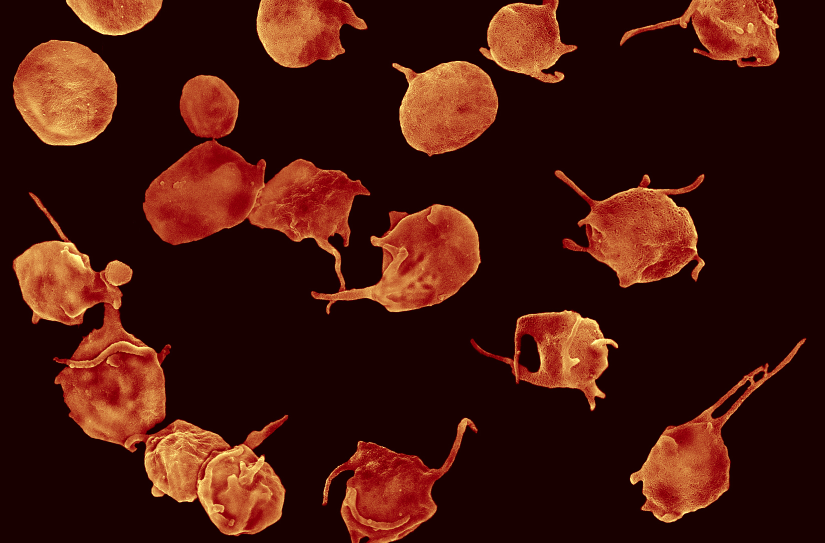
#> input picture bccDataset/not_blood_smear/ATVB_email_attachment_SMC_1482420395_1.jpg, 1650 x 1086 px (shown at 1/2 size)
$ python trainImage.py
#> lines starting #> are read from the running program, lines starting #| are printed output that depends on the picture
import os
import cv2
import numpy as np
from skimage import feature
from sklearn.model_selection import train_test_split
from sklearn.svm import SVC
from sklearn.metrics import accuracy_score
import joblib

def load_images_from_folder(folder):
    images = []
    for filename in os.listdir(folder):
        img = cv2.imread(os.path.join(folder, filename), cv2.IMREAD_GRAYSCALE)
        if img is not None:
            images.append(img)
    return images

def extract_hog_features(images):
    features = []
    for img in images:
        hog_feature = feature.hog(img, orientations=9, pixels_per_cell=(8, 8), cells_per_block=(2, 2), transform_sqrt=True, block_norm="L2-Hys")
        features.append(hog_feature)
    return np.array(features)

# Specify the desired width
desired_width = 300  # Adjust as needed
# Read the image
img = cv2.imread("./bccDataset/not_blood_smear/ATVB_email_attachment_SMC_1482420395_1.jpg", cv2.IMREAD_GRAYSCALE)
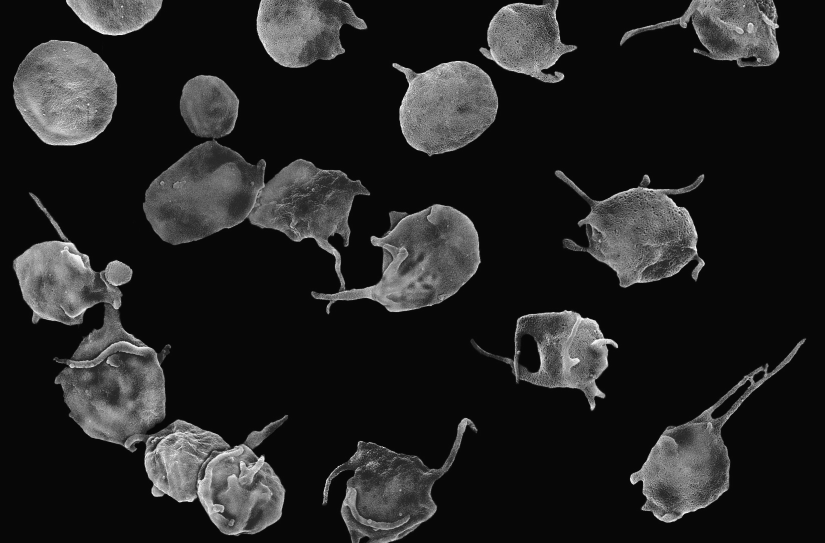
#> img: shape (1086, 1650) (shown at 1/2 size); min 4, max 249, mean 34.7
# Calculate the aspect ratio
aspect_ratio = img.shape[1] / img.shape[0]
#> aspect_ratio = 1.52
# Calculate the corresponding height
desired_height = int(desired_width / aspect_ratio)
#> desired_height = 197


# Load blood smear images
blood_smear_images = load_images_from_folder('./bccDataset/blood_smear')
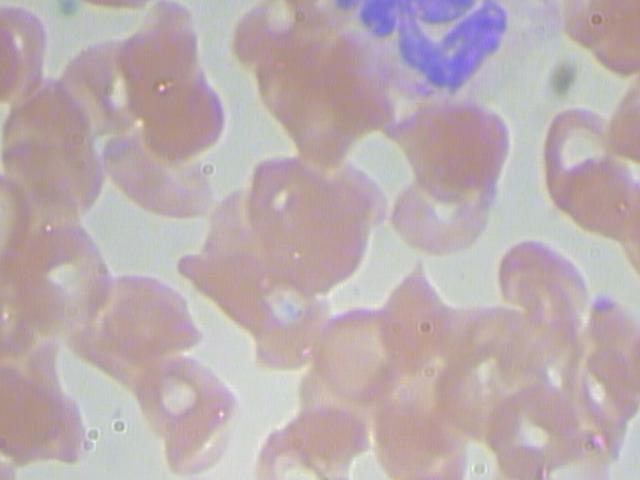
#> input picture bccDataset/blood_smear/BloodImage_00002.jpg, 640 x 480 px
#> in load_images_from_folder, `img = cv2.imread(os.path.join(folder, filename), cv2.IMREAD_GRAYSCALE)`:
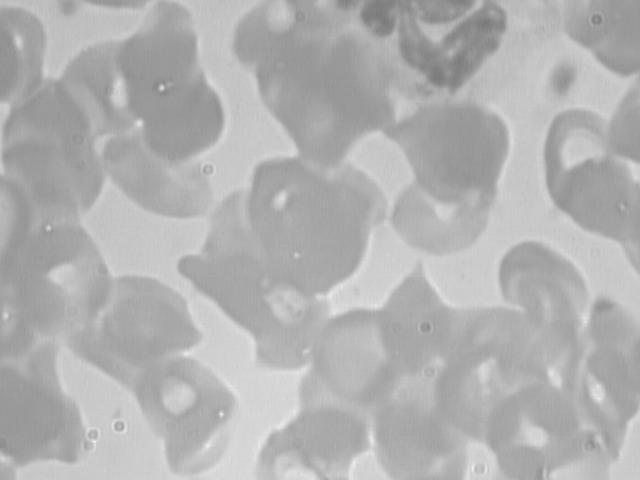
#> img: shape (480, 640); min 121, max 241, mean 177.5
#> pass 2 of the loop in load_images_from_folder, `for filename in os.listdir(folder):`:
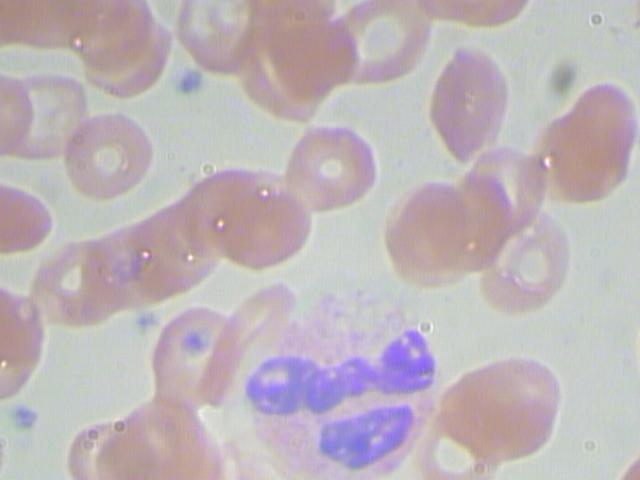
#> input picture bccDataset/blood_smear/BloodImage_00005.jpg, 640 x 480 px
#> in load_images_from_folder, `img = cv2.imread(os.path.join(folder, filename), cv2.IMREAD_GRAYSCALE)`:
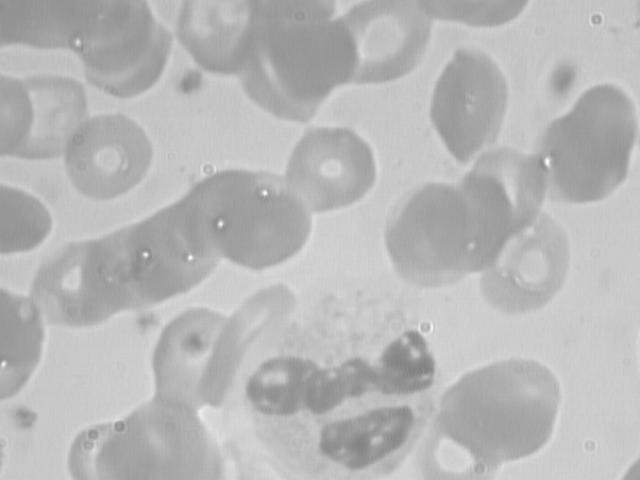
#> img: shape (480, 640); min 126, max 252, mean 183.6
#> pass 3 of the loop in load_images_from_folder, `for filename in os.listdir(folder):`:
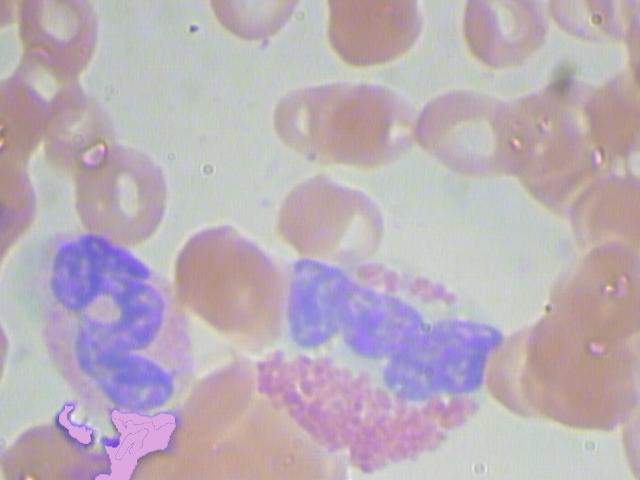
#> input picture bccDataset/blood_smear/BloodImage_00010.jpg, 640 x 480 px
#> in load_images_from_folder, `img = cv2.imread(os.path.join(folder, filename), cv2.IMREAD_GRAYSCALE)`:
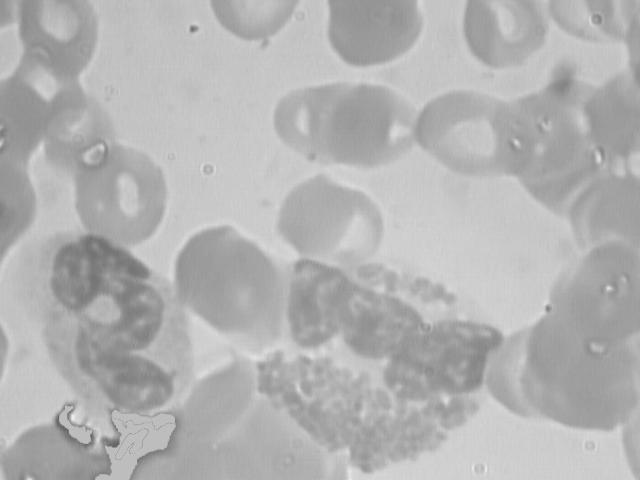
#> img: shape (480, 640); min 92, max 237, mean 178.9
#> blood_smear_images = 3 items
blood_smear_labels = np.ones(len(blood_smear_images))
#> blood_smear_labels = [1, 1, 1]

# Load non-blood smear images
not_blood_smear_images = load_images_from_folder('./bccDataset/not_blood_smear')
#> not_blood_smear_images = 1 item
not_blood_smear_labels = np.zeros(len(not_blood_smear_images))
#> not_blood_smear_labels = [0]

# Ensure all images have the same dimensions
blood_smear_images = [cv2.resize(img, (desired_width, desired_height)) for img in blood_smear_images]
not_blood_smear_images = [cv2.resize(img, (desired_width, desired_height)) for img in not_blood_smear_images]

# Combine the datasets
images = np.concatenate([blood_smear_images, not_blood_smear_images])
labels = np.concatenate([blood_smear_labels, not_blood_smear_labels])
#> labels = [1, 1, 1, 0]

# Extract HOG features
features = extract_hog_features(images)
#> the loop in extract_hog_features, `for img in images:` made 4 passes
#> after the loop in extract_hog_features, `for img in images:`: features = 4 items

# Split the data into training and testing sets
X_train, X_test, y_train, y_test = train_test_split(features, labels, test_size=0.2, random_state=8)
#> y_train = [1, 1, 0]; y_test = [1]

# Train an SVM classifier
svm_classifier = SVC(kernel='linear')
svm_classifier.fit(X_train, y_train)

# Save the trained model
joblib.dump(svm_classifier, 'blood_smear_classifier.pkl')

# Evaluate the model on the test set
y_pred = svm_classifier.predict(X_test)
#> y_pred = [1]
accuracy = accuracy_score(y_test, y_pred)
#> accuracy = 1
print(f"Accuracy on the test set: {accuracy * 100:.2f}%")
#| Accuracy on the test set: 100.00%
